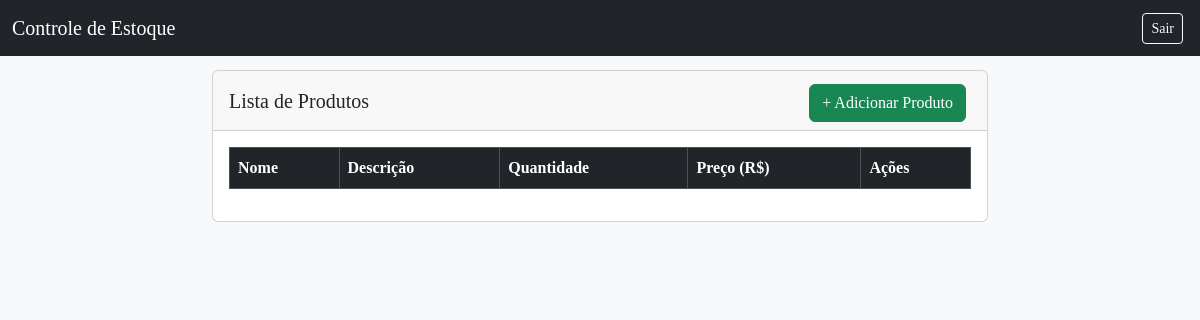
Before: / with the older database file.
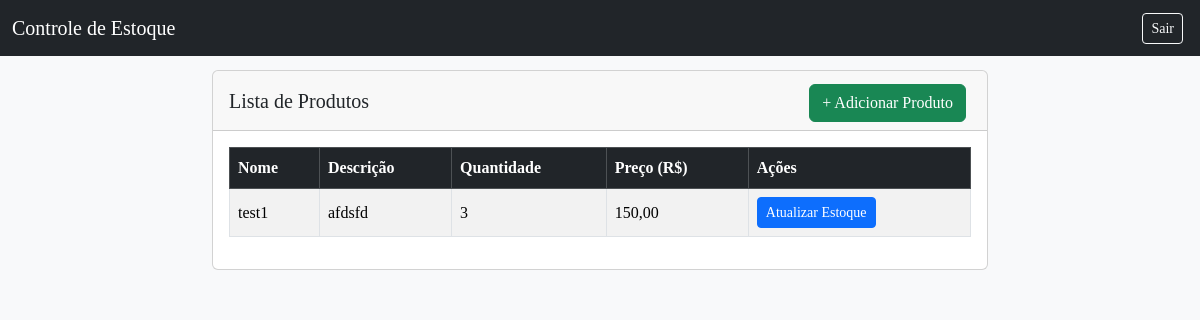
After: the same page with the newer database file.
### tables this page shows
CREATE TABLE `produtos` (
  `id` int(11) NOT NULL,
  `nome` varchar(100) NOT NULL,
  `descricao` text DEFAULT NULL,
  `quantidade` int(11) NOT NULL DEFAULT 0,
  `preco` decimal(10,2) NOT NULL
);

### src/Produto.php (called while the page is built, shortened)
<?php
class Produto {
    private $conn;
    private $table_name = "produtos";
    public function __construct($db){
        $this->conn = $db;
    }
    public function listar(){
        $query = "SELECT * FROM " . $this->table_name . " ORDER BY nome";
        $stmt = $this->conn->prepare($query);
        $stmt->execute();
        return $stmt;
    }
}

### public/index.php (the view, shortened to what this page needs)
<?php
require_once "../src/Produto.php";
$db = (new Database())->getConnection();
$produto = new Produto($db);
$stmt = $produto->listar();
?>
<!DOCTYPE html>
<html lang="pt-BR">
<head>
    <link href="https://cdn.jsdelivr.net/npm/bootstrap@5.3.2/dist/css/bootstrap.min.css" rel="stylesheet">
    <link href="../assets/css/custom.css" rel="stylesheet">
</head>
<body>
<nav class="navbar navbar-expand-lg navbar-dark bg-dark fixed-top">
    <div class="container-fluid">
        <span class="navbar-brand">Controle de Estoque</span>
        <a href="logout.php" class="btn btn-outline-light btn-sm">Sair</a>
    </div>
</nav>
<div class="container">
    <div class="card">
        <div class="card-header d-flex justify-content-between align-items-center">
            <h5 class="mb-0">Lista de Produtos</h5>
            <a href="add_product.php" class="btn btn-success">+ Adicionar Produto</a>
        </div>
        <div class="card-body">
            <table class="table table-bordered table-hover table-striped">
                <thead class="table-dark">
                    <tr>
                        <th>Nome</th>
                        <th>Descrição</th>
                        <th>Quantidade</th>
                        <th>Preço (R$)</th>
                        <th>Ações</th>
                    </tr>
                </thead>
                <tbody>
                    <?php while($row = $stmt->fetch(PDO::FETCH_ASSOC)): ?>
                        <tr>
                            <td><?= htmlspecialchars($row['nome']) ?></td>
                            <td><?= htmlspecialchars($row['descricao']) ?></td>
                            <td><?= $row['quantidade'] ?></td>
                            <td><?= number_format($row['preco'], 2, ',', '.') ?></td>
                            <td>
                                <a href="update_stock.php?id=<?= $row['id'] ?>" class="btn btn-sm btn-primary">Atualizar Estoque</a>
                            </td>
                        </tr>
                    <?php endwhile; ?>
                </tbody>
            </table>
        </div>
    </div>
</div>
</body>
</html>

### assets/css/custom.css (style rules this page uses)
body { font-family: 'Montserrat'; background-color: #f8f9fa; padding-top: 70px; }
.container { max-width: 800px; margin: 0 auto; }
.card { margin-bottom: 20px; }
.card-header { display: flex; justify-content: space-between; align-items: center; flex-wrap: wrap; }
.card-header .btn { white-space: nowrap; margin-top: 5px; }
.card-header h5 { margin-bottom: 0; }
.table td, .table th { vertical-align: middle; }
a.btn { margin-right: 5px; }

Changed rows visible on the page:
added produtos: nome "test1", descricao "afdsfd", quantidade "3", preco "150,00"
